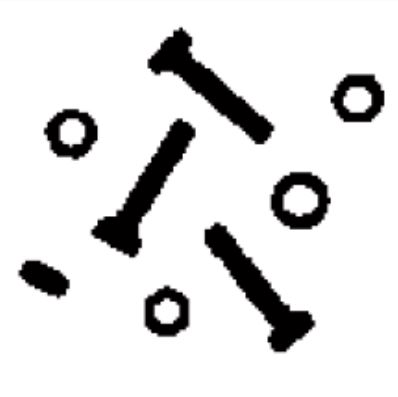
#> input picture Tugas Praktikum 6_Operasi Dasar Citra/logic.bmp, 398 x 397 px
$ jupyter execute boolean_XOR.ipynb
#> lines starting #> are read from the running program, lines starting #| are printed output that depends on the picture; after the words box and inside, x2 and y2 are one past the last pixel; in counts of white or black regions, pixels touching at a corner belong together
[cell 1]
import cv2
import numpy as np
import matplotlib.pyplot as plt

[cell 2]
# Load the images
img1 = cv2.imread('logic.bmp')
#> img1 is the input picture: shape (397, 398, 3); mean B, G, R 223.8, 223.8, 224
img2 = cv2.imread('rice.png')
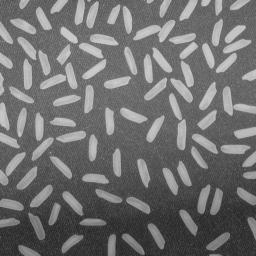
#> input picture Tugas Praktikum 6_Operasi Dasar Citra/rice.png, 256 x 256 px
#> img2 is the input picture: shape (256, 256, 3); min 40, max 204, mean 111.2

# Resize the images to have the same size
img1 = cv2.resize(img1, (400, 400))
#> img1: shape (400, 400, 3)
img2 = cv2.resize(img2, (400, 400))
#> img2: shape (400, 400, 3)

# Convert the images to grayscale
gray1 = cv2.cvtColor(img1, cv2.COLOR_BGR2GRAY)
gray2 = cv2.cvtColor(img2, cv2.COLOR_BGR2GRAY)

# Apply thresholding to the grayscale images
_, thresh1 = cv2.threshold(gray1, 127, 255, cv2.THRESH_BINARY)
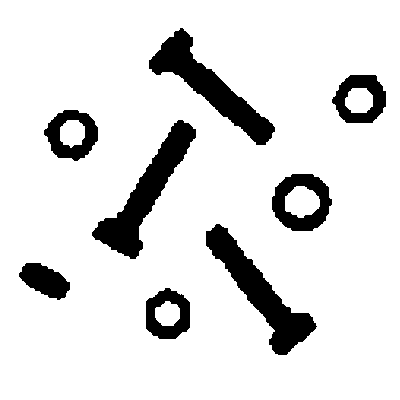
#> thresh1: shape (400, 400); 87.8% white; 8 black regions, largest, box (x1, y1, x2, y2) and area: (92, 120, 196, 259) 4137, (206, 224, 317, 355) 4110, (149, 28, 275, 145) 4007
_, thresh2 = cv2.threshold(gray2, 127, 255, cv2.THRESH_BINARY)
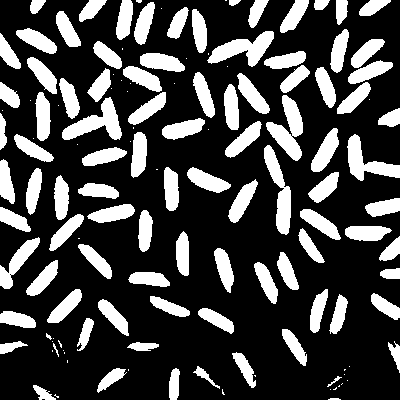
#> thresh2: shape (400, 400); 27% white; 138 white regions (43 under 20 px), largest, box (x1, y1, x2, y2) and area: (266, 95, 303, 161) 1152, (62, 97, 122, 140) 1103, (207, 31, 274, 67) 1099

# Perform XOR operation on the thresholded images
result = cv2.bitwise_xor(thresh1, thresh2)
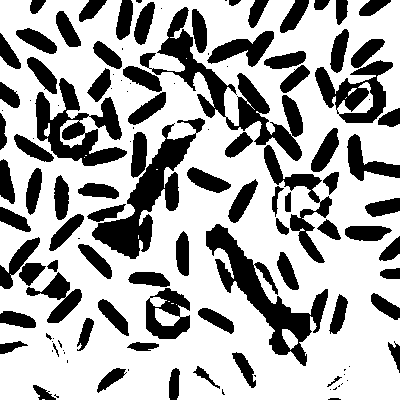
#> result: shape (400, 400); 67.3% white; 123 black regions (40 under 20 px), largest, box (x1, y1, x2, y2) and area: (140, 7, 303, 161) 4909, (206, 224, 328, 366) 4447, (92, 118, 205, 259) 4402

# Display the images
plt.subplot(1, 3, 1)
plt.imshow(cv2.cvtColor(img1, cv2.COLOR_BGR2RGB))
plt.title('Image 1')

plt.subplot(1, 3, 2)
plt.imshow(cv2.cvtColor(img2, cv2.COLOR_BGR2RGB))
plt.title('Image 2')

plt.subplot(1, 3, 3)
plt.imshow(result, cmap='gray')
plt.title('XOR result')

plt.show()
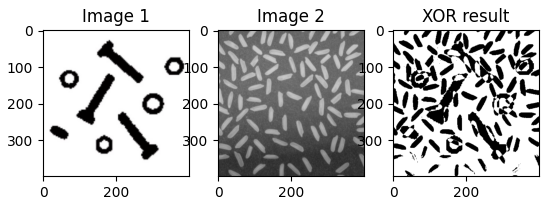
#> figure drawn by matplotlib, 3 panels
